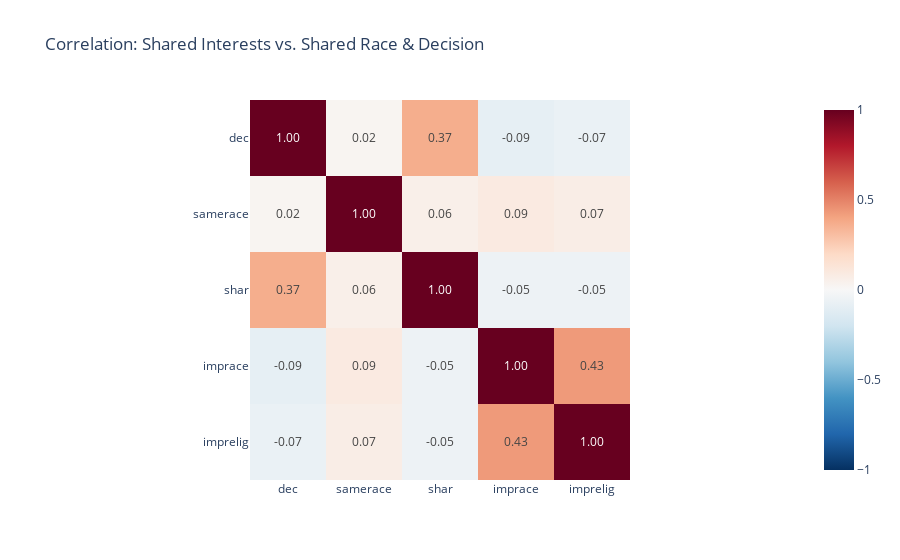
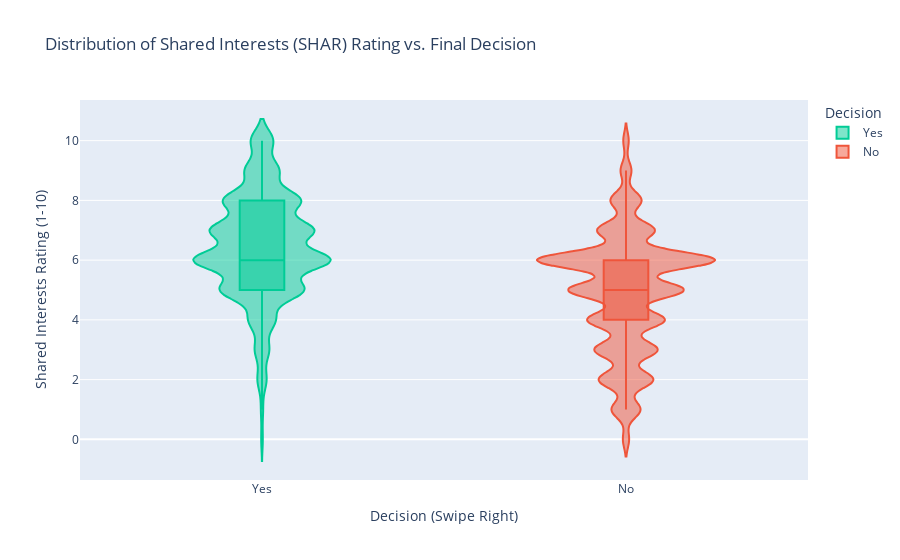
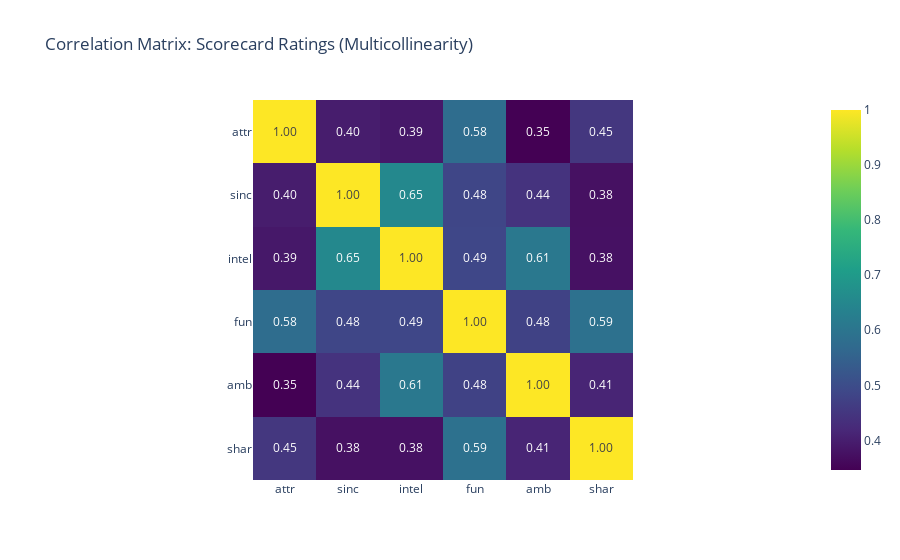

Notebook code for these charts, in order:
### Markdown cell above
### Visualisation Interpretations: Attribute Desirability & Effect Size
* **Most Desirable Attributes (B04):** For both genders, Attractiveness (ATTR) and Fun (FUN) have the strongest positive correlation with a "Yes" decision. The correlation between physical attractiveness and the final decision is noticeably higher for men evaluating women, confirming visual appeal drives male decisions more heavily.
* **Least Desirable Attributes (B05):** Ambition (AMB) and Sincerity (SINC) show the lowest correlation and the smallest Effect Size (mean difference between a "Yes" and "No"). Lacking ambition or sincerity makes a partner only marginally less desirable in a rapid speed-dating context compared to lacking attractiveness or fun, which trigger massive score drops when a "No" is given.

### Code cell
import os
import pandas as pd
import plotly.express as px
import plotly.graph_objects as go

# 1. Setup Export Directory
ASSETS_DIR = "../assets"
os.makedirs(ASSETS_DIR, exist_ok=True)

# Load the Track 1 checkpoint (Behavioral Data)
df_behavior = pd.read_csv("../data/processed/speed_dating_behavior.csv")

# ==========================================
# 6. Shared Interests vs. Shared Racial Background
# ==========================================
corr_cols_1 = ['dec', 'samerace', 'shar', 'imprace', 'imprelig']
corr_matrix_1 = df_behavior[corr_cols_1].corr()

fig_corr1 = px.imshow(
    corr_matrix_1, 
    text_auto=".2f", 
    color_continuous_scale="RdBu_r", 
    zmin=-1, zmax=1,
    title="Correlation: Shared Interests vs. Shared Race & Decision"
)
fig_corr1.show()
fig_corr1.write_html(os.path.join(ASSETS_DIR, "B06-heatmap-shared_interests_vs_race.html"))

# ==========================================
# 7. Distribution Analysis: Violin & Box Plot Shared Interest vs Decision
# ==========================================
df_behavior['dec_label'] = df_behavior['dec'].map({0: 'No', 1: 'Yes'})

fig_violin = px.violin(
    df_behavior,
    x='dec_label',
    y='shar',
    color='dec_label',
    box=True,       # Embeds a box plot inside the violin
    points=False,   # Hides individual points for a cleaner presentation
    title="Distribution of Shared Interests (SHAR) Rating vs. Final Decision",
    labels={'dec_label': 'Decision', 'shar': 'Shared Interests Score (1-10)'},
    color_discrete_map={'No': '#EF553B', 'Yes': '#00CC96'}
)
fig_violin.update_layout(xaxis_title="Decision (Swipe Right)", yaxis_title="Shared Interests Rating (1-10)")
fig_violin.show()
fig_violin.write_html(os.path.join(ASSETS_DIR, "B07-violin-shared_interest_vs_decision.html"))


# ==========================================
# 8. Scorecard Ratings (Multicollinearity Check)
# ==========================================
ratings_cols = ['attr', 'sinc', 'intel', 'fun', 'amb', 'shar']
corr_matrix_2 = df_behavior[ratings_cols].corr()

fig_corr2 = px.imshow(
    corr_matrix_2, 
    text_auto=".2f", 
    color_continuous_scale="Viridis", 
    title="Correlation Matrix: Scorecard Ratings (Multicollinearity)"
)
fig_corr2.show()
fig_corr2.write_html(os.path.join(ASSETS_DIR, "B08-heatmap-scorecard_ratings.html"))

### Figure 1 — Plotly figure (JSON) as saved in the notebook; plotly's stock layout.template omitted (floating-point values rounded to 4 significant figures)
{"data": [{"coloraxis": "coloraxis", "hovertemplate": "x: %{x}<br>y: %{y}<br>color: %{z}<extra></extra>", "name": "0", "texttemplate": "%{z:.2f}", "type": "heatmap", "x": ["dec", "samerace", "shar", "imprace", "imprelig"], "xaxis": "x", "y": ["dec", "samerace", "shar", "imprace", "imprelig"], "yaxis": "y", "z": [[1.0, 0.02304, 0.3682, -0.09116, -0.06832], [0.02304, 1.0, 0.05764, 0.09159, 0.07198], [0.3682, 0.05764, 1.0, -0.0518, -0.05228], [-0.09116, 0.09159, -0.0518, 1.0, 0.4306], [-0.06832, 0.07198, -0.05228, 0.4306, 1.0]]}], "layout": {"coloraxis": {"cmax": 1, "cmin": -1, "colorscale": [[0, "rgb(5,48,97)"], [0.1, "rgb(33,102,172)"], [0.2, "rgb(67,147,195)"], [0.3, "rgb(146,197,222)"], [0.4, "rgb(209,229,240)"], [0.5, "rgb(247,247,247)"], [0.6, "rgb(253,219,199)"], [0.7, "rgb(244,165,130)"], [0.8, "rgb(214,96,77)"], [0.9, "rgb(178,24,43)"], [1, "rgb(103,0,31)"]]}, "title": {"text": "Correlation: Shared Interests vs. Shared Race & Decision"}, "xaxis": {"anchor": "y", "constrain": "domain", "domain": [0, 1], "scaleanchor": "y"}, "yaxis": {"anchor": "x", "autorange": "reversed", "constrain": "domain", "domain": [0, 1]}}}

### Figure 2 — Plotly figure (JSON) as saved in the notebook; plotly's stock layout.template omitted (floating-point values rounded to 4 significant figures; data arrays with more than 128 entries replaced by an {"elided": "..."} marker saying what was removed)
{"data": [{"alignmentgroup": "True", "box": {"visible": true}, "hovertemplate": "Decision=%{x}<br>Shared Interests Score (1-10)=%{y}<extra></extra>", "legendgroup": "Yes", "marker": {"color": "#00CC96"}, "name": "Yes", "offsetgroup": "Yes", "orientation": "v", "points": false, "scalegroup": "True", "showlegend": true, "type": "violin", "x": {"elided": "3518 str values"}, "x0": " ", "xaxis": "x", "y": {"elided": "3518 float values"}, "y0": " ", "yaxis": "y"}, {"alignmentgroup": "True", "box": {"visible": true}, "hovertemplate": "Decision=%{x}<br>Shared Interests Score (1-10)=%{y}<extra></extra>", "legendgroup": "No", "marker": {"color": "#EF553B"}, "name": "No", "offsetgroup": "No", "orientation": "v", "points": false, "scalegroup": "True", "showlegend": true, "type": "violin", "x": {"elided": "4860 str values"}, "x0": " ", "xaxis": "x", "y": {"elided": "4860 float values"}, "y0": " ", "yaxis": "y"}], "layout": {"legend": {"title": {"text": "Decision"}, "tracegroupgap": 0}, "title": {"text": "Distribution of Shared Interests (SHAR) Rating vs. Final Decision"}, "violinmode": "overlay", "xaxis": {"anchor": "y", "categoryarray": ["Yes", "No"], "categoryorder": "array", "domain": [0, 1], "title": {"text": "Decision (Swipe Right)"}}, "yaxis": {"anchor": "x", "domain": [0, 1], "title": {"text": "Shared Interests Rating (1-10)"}}}}

### Figure 3 — Plotly figure (JSON) as saved in the notebook; plotly's stock layout.template omitted (floating-point values rounded to 4 significant figures)
{"data": [{"coloraxis": "coloraxis", "hovertemplate": "x: %{x}<br>y: %{y}<br>color: %{z}<extra></extra>", "name": "0", "texttemplate": "%{z:.2f}", "type": "heatmap", "x": ["attr", "sinc", "intel", "fun", "amb", "shar"], "xaxis": "x", "y": ["attr", "sinc", "intel", "fun", "amb", "shar"], "yaxis": "y", "z": [[1.0, 0.3976, 0.3892, 0.5782, 0.3463, 0.4509], [0.3976, 1.0, 0.6525, 0.4848, 0.4425, 0.3755], [0.3892, 0.6525, 1.0, 0.4865, 0.6084, 0.3767], [0.5782, 0.4848, 0.4865, 1.0, 0.4752, 0.5883], [0.3463, 0.4425, 0.6084, 0.4752, 1.0, 0.4127], [0.4509, 0.3755, 0.3767, 0.5883, 0.4127, 1.0]]}], "layout": {"coloraxis": {"colorscale": [[0, "#440154"], [0.1111, "#482878"], [0.2222, "#3e4989"], [0.3333, "#31688e"], [0.4444, "#26828e"], [0.5556, "#1f9e89"], [0.6667, "#35b779"], [0.7778, "#6ece58"], [0.8889, "#b5de2b"], [1, "#fde725"]]}, "title": {"text": "Correlation Matrix: Scorecard Ratings (Multicollinearity)"}, "xaxis": {"anchor": "y", "constrain": "domain", "domain": [0, 1], "scaleanchor": "y"}, "yaxis": {"anchor": "x", "autorange": "reversed", "constrain": "domain", "domain": [0, 1]}}}
